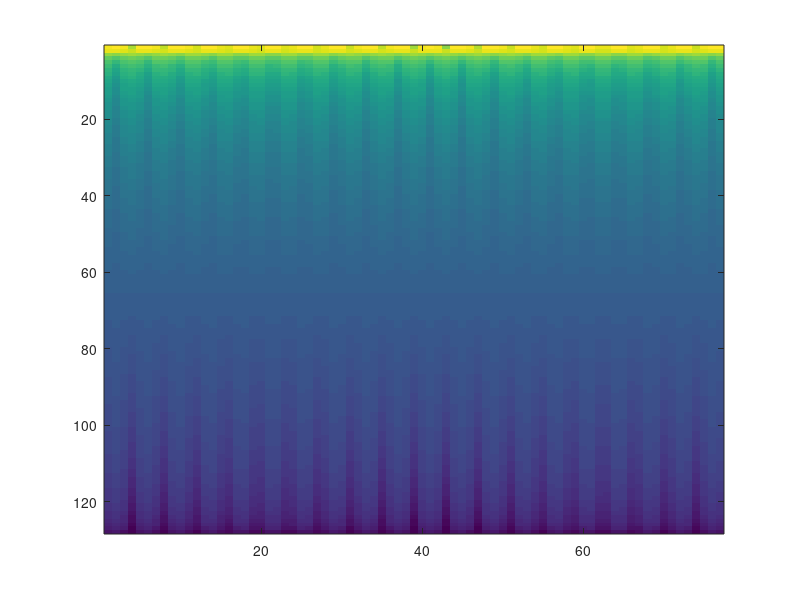
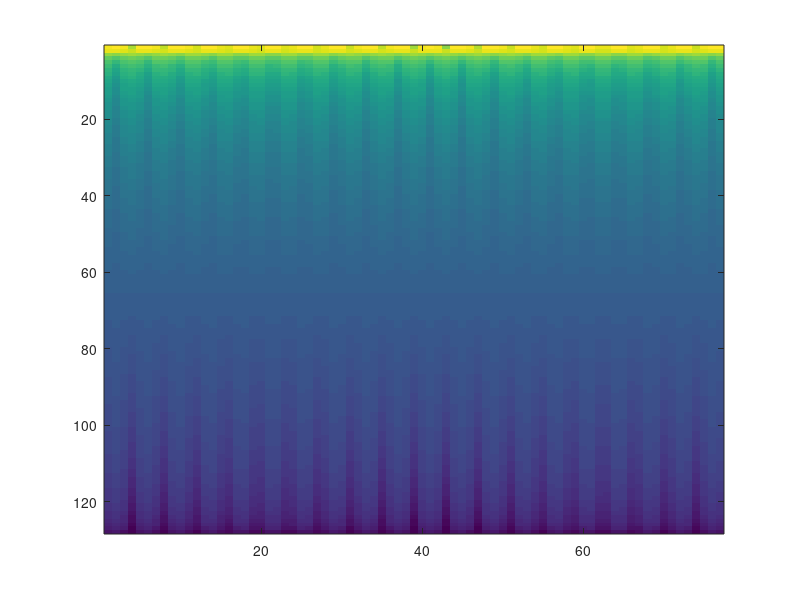

Here is the MATLAB script that generated these plots, in order:
clear all;
clf;
%nventana: id de ventana
%anchoventana: ancho en muestras de ventana
%solapamiento: cantidad de muestras de solapamiento entre ventanas
function espectrograma = espectrograma(senal,nventana = 1, anchoventana = 1, paso = 1)
    switch nventana
    case 1
        ventana = ones(1,anchoventana);
    case 2
        ventana = hanning(anchoventana)';
    case 3
        ventana = hamming(anchoventana)';
    case 4
        ventana = blackman(anchoventana)';
    end
    N = length(senal);
    M = anchoventana;
    cantidadventanas = floor(N/(anchoventana-paso))-1;
%    cantidadventanas = ceil(N/(M-paso+1));
    espectrograma = zeros(ceil(anchoventana/2),cantidadventanas);%la mitad porque guardo solo frecuencias positivas
    for i=1:cantidadventanas
        inicio = (i-1)*paso+1; %inicio de la ventana
        fin = inicio+anchoventana; %fin de la ventana
        if fin > N
            fin = N;
        end
        M = fin-inicio; %ancho efectivo de la ventana
        fragmento = senal(inicio:fin-1) .* ventana(1:M); %ventaneo
        fft_frag = abs(fft(fragmento)); %calcula la transfromada rapida de fourier
        fft_frag = fft_frag(1:ceil(length(fft_frag)/2)); %se queda con potencias positivas
        fft_frag = [fft_frag zeros(1,ceil(anchoventana/2)-length(fft_frag))];
        espectrograma(:,i) = fft_frag.^2; %guarda energia
    end
endfunction

fm = 10000;
T = 1/fm;
t = 0:T:1-T;
frec = 10;
senal = sin(2*pi*t*frec);
anchoventana = 256;
paso = anchoventana/2;
spectro1 = specgram(senal,anchoventana,fm,hanning(anchoventana),anchoventana-paso);
spectro2 = espectrograma(senal,2,anchoventana,paso);
figure(1); imagesc(log(abs(spectro1)));
figure(2); imagesc(log(abs(spectro2)));
pause;
